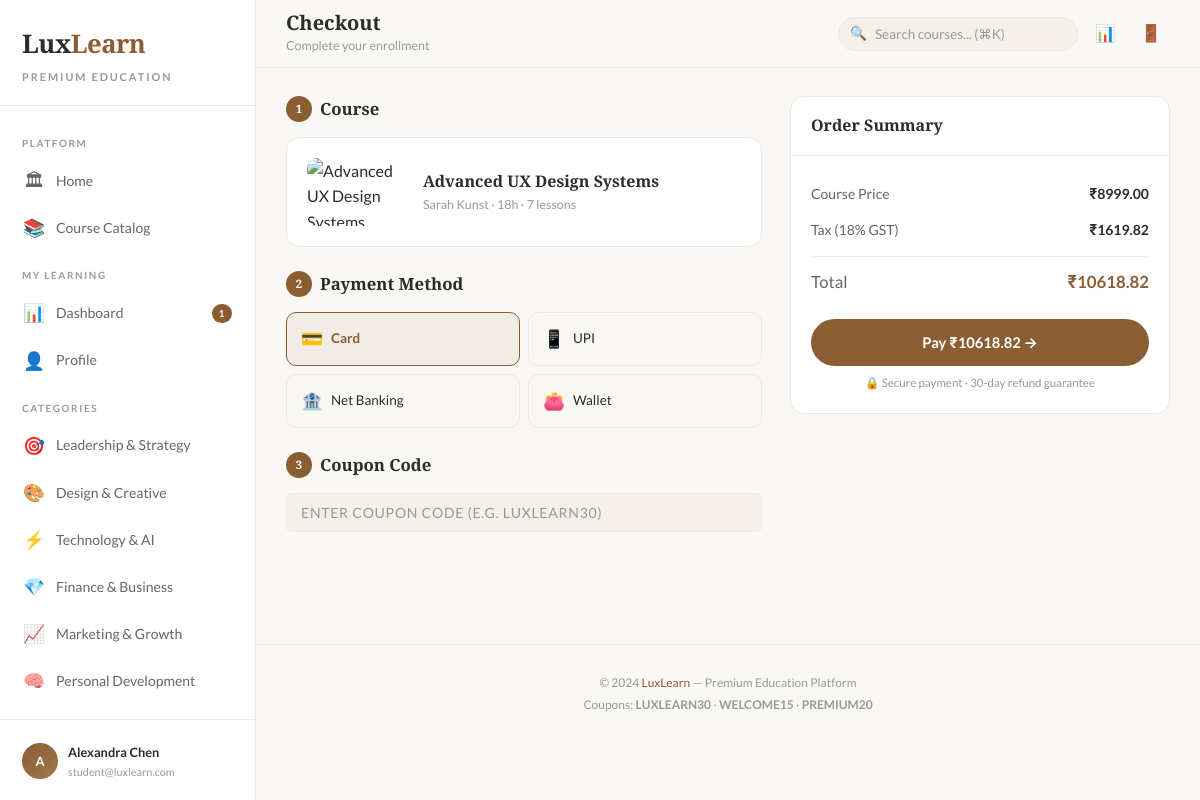
Screenshot of /checkout/advanced-ux-design-systems/ (signed in) with the database file from the repository.
### courses/models.py (models this page shows, shortened)
class Category(models.Model):
    name = models.CharField(max_length=100)
    slug = models.SlugField(unique=True, blank=True)
    icon = models.CharField(max_length=10, blank=True)
    description = models.TextField(blank=True)
    color = models.CharField(max_length=7, default='#8B5D33')
    display_order = models.IntegerField(default=0)
    is_active = models.BooleanField(default=True)
    class Meta:
        verbose_name_plural = 'Categories'
        ordering = ['display_order', 'name']

class Course(models.Model):
    LEVEL_CHOICES = [
        ('beginner', 'Beginner'),
        ('intermediate', 'Intermediate'),
        ('advanced', 'Advanced'),
        ('expert', 'Expert'),
    ]
    title = models.CharField(max_length=300)
    slug = models.SlugField(unique=True, blank=True)
    subtitle = models.CharField(max_length=500, blank=True)
    description = models.TextField()
    category = models.ForeignKey(Category, on_delete=models.CASCADE, related_name='courses')
    instructor = models.ForeignKey(InstructorProfile, on_delete=models.CASCADE, related_name='courses')
    level = models.CharField(max_length=20, choices=LEVEL_CHOICES, default='beginner')
    price = models.DecimalField(max_digits=10, decimal_places=2)
    compare_price = models.DecimalField(max_digits=10, decimal_places=2, null=True, blank=True)
    image = models.URLField()
    preview_video = models.URLField(blank=True)
    language = models.CharField(max_length=50, default='English')
    duration_hours = models.DecimalField(max_digits=5, decimal_places=1, default=0)
    tags = models.CharField(max_length=500, blank=True)
    what_you_learn = models.TextField(blank=True, help_text='One point per line')
    requirements = models.TextField(blank=True, help_text='One point per line')
    is_published = models.BooleanField(default=True)
    is_featured = models.BooleanField(default=False)
    is_bestseller = models.BooleanField(default=False)
    certificate_offered = models.BooleanField(default=True)
    max_students = models.PositiveIntegerField(default=0, help_text='0 = unlimited')
    created_at = models.DateTimeField(auto_now_add=True)
    updated_at = models.DateTimeField(auto_now=True)
    class Meta:
        ordering = ['-created_at']
    @property
    def lesson_count(self):
        return Lesson.objects.filter(module__course=self).count()
    @property
    def total_duration_display(self):
        h = int(self.duration_hours)
        m = int((self.duration_hours - h) * 60)
        if h and m:
            return f"{h}h {m}m"
        elif h:
            return f"{h}h"
        return f"{m}m"

class InstructorProfile(models.Model):
    user = models.OneToOneField(User, on_delete=models.CASCADE, related_name='instructor_profile')
    bio = models.TextField(blank=True)
    headline = models.CharField(max_length=200, blank=True)
    avatar_url = models.URLField(blank=True)
    website = models.URLField(blank=True)
    linkedin = models.URLField(blank=True)
    expertise = models.CharField(max_length=500, blank=True, help_text='Comma-separated')
    is_verified = models.BooleanField(default=False)
    created_at = models.DateTimeField(auto_now_add=True)

### courses/views.py (the view, shortened to what this page needs)
# urls.py: path('checkout/<slug:slug>/', views.checkout, name='checkout'),
@login_required
def checkout(request, slug):
    course = get_object_or_404(Course, slug=slug, is_published=True)
    if Enrollment.objects.filter(user=request.user, course=course).exists():
        messages.info(request, 'You are already enrolled in this course.')
        return redirect('course_detail', slug=slug)
    tax_rate = 0.18
    tax = round(float(course.price) * tax_rate, 2)
    total = round(float(course.price) + tax, 2)
    discount = 0
    context = {
        'course': course,
        'tax': tax,
        'total': total,
    }
    return render(request, 'courses/checkout.html', context)

### courses/context_processors.py (called while the page is built)
def global_context(request):
    ctx = {
        'nav_categories': Category.objects.filter(is_active=True)[:8],
    }
    if request.user.is_authenticated:
        ctx['enrolled_count'] = Enrollment.objects.filter(user=request.user).count()
    return ctx

### courses/templates/courses/checkout.html (shortened to what this page needs)
{% extends 'courses/base.html' %}
{% block page_title %}Checkout{% endblock %}
{% block page_sub %}Complete your enrollment{% endblock %}
{% block content %}
<form method="post">
<div class="checkout-layout">
    <div>
        <div class="checkout-section">
            <div class="checkout-section-title"><span class="step">1</span> Course</div>
            <div class="panel">
                <div class="panel-body">
                    <div style="display: flex; gap: 16px; align-items: center;">
                        <div style="width: 100px; height: 68px; border-radius: var(--radius-md); overflow: hidden; flex-shrink: 0;">
                            <img src="{{ course.image }}" alt="{{ course.title }}" style="width: 100%; height: 100%; object-fit: cover;">
                        </div>
                        <div>
                            <div style="font-family: var(--font-display); font-weight: 600;">{{ course.title }}</div>
                            <div style="font-size: 0.78rem; color: var(--charcoal-faint);">
                                {{ course.instructor.user.get_full_name }} · {{ course.total_duration_display }} · {{ course.lesson_count }} lessons
                            </div>
                        </div>
                    </div>
                </div>
            </div>
        </div>
        <div class="checkout-section">
            <div class="checkout-section-title"><span class="step">2</span> Payment Method</div>
            <div class="pay-options">
                <div class="pay-option">
                    <label for="pm_card"><span class="ico">💳</span> Card</label>
                </div>
                <div class="pay-option">
                    <label for="pm_upi"><span class="ico">📱</span> UPI</label>
                </div>
                <div class="pay-option">
                    <label for="pm_nb"><span class="ico">🏦</span> Net Banking</label>
                </div>
                <div class="pay-option">
                    <label for="pm_wallet"><span class="ico">👛</span> Wallet</label>
                </div>
            </div>
        </div>
        <div class="checkout-section">
            <div class="checkout-section-title"><span class="step">3</span> Coupon Code</div>
            <div class="form-group">
                <input type="text" name="coupon_code" class="form-input" placeholder="Enter coupon code (e.g. LUXLEARN30)" style="text-transform: uppercase; letter-spacing: 0.05em;">
            </div>
        </div>
    </div>
    <div>
        <div class="panel" style="position: sticky; top: calc(var(--topbar-h) + 28px);">
            <div class="panel-head"><h3 class="panel-title">Order Summary</h3></div>
            <div class="panel-body">
                <div class="summary-row">
                    <span class="lbl">Course Price</span>
                    <span class="val">₹{{ course.price }}</span>
                </div>
                <div class="summary-row">
                    <span class="lbl">Tax (18% GST)</span>
                    <span class="val">₹{{ tax }}</span>
                </div>
                <div class="summary-row total">
                    <span class="lbl">Total</span>
                    <span class="val">₹{{ total }}</span>
                </div>
                <button type="submit" class="btn btn-primary btn-block btn-lg mt-2">
                    Pay ₹{{ total }} →
                </button>
                <p class="text-muted text-center mt-1" style="font-size: 0.72rem;">🔒 Secure payment · 30-day refund guarantee</p>
            </div>
        </div>
    </div>
</div>
</form>
{% endblock %}

### courses/templates/courses/base.html (shortened to what this page needs)
{% load static %}
{% load course_tags %}
<!DOCTYPE html>
<html lang="en">
<head>
    <link rel="stylesheet" href="{% static 'css/luxlearn.css' %}">
</head>
<body>
<div class="app">
    <aside class="sidebar" role="navigation" aria-label="Main navigation">
        <div class="sidebar-brand">
            <a href="{% url 'home' %}">
                <h1>Lux<span>Learn</span></h1>
                <p>Premium Education</p>
            </a>
        </div>
        <nav class="sidebar-nav">
            <div class="sidebar-label">Platform</div>
            <a href="{% url 'home' %}" class="sidebar-link {% if request.resolver_match.url_name == 'home' %}active{% endif %}">
                <span class="ico">🏛</span> Home
            </a>
            <a href="{% url 'catalog' %}" class="sidebar-link {% if request.resolver_match.url_name == 'catalog' %}active{% endif %}">
                <span class="ico">📚</span> Course Catalog
            </a>
            {% if user.is_authenticated %}
            <div class="sidebar-label">My Learning</div>
            <a href="{% url 'dashboard' %}" class="sidebar-link {% if request.resolver_match.url_name == 'dashboard' %}active{% endif %}">
                <span class="ico">📊</span> Dashboard
                {% if enrolled_count %}<span class="badge">{{ enrolled_count }}</span>{% endif %}
            </a>
            <a href="{% url 'profile' %}" class="sidebar-link {% if request.resolver_match.url_name == 'profile' %}active{% endif %}">
                <span class="ico">👤</span> Profile
            </a>
            {% endif %}
            <div class="sidebar-label">Categories</div>
            {% for cat in nav_categories %}
            <a href="{% url 'catalog' %}?category={{ cat.slug }}" class="sidebar-link">
                <span class="ico">{{ cat.icon }}</span> {{ cat.name }}
            </a>
            {% endfor %}
        </nav>
        <div class="sidebar-footer">
            {% if user.is_authenticated %}
            <a href="{% url 'profile' %}" class="sidebar-user">
                <div class="user-avatar">{{ user.first_name|default:user.username|make_list|first|upper }}</div>
                <div class="user-info">
                    <div class="user-name">{{ user.first_name|default:user.username }} {{ user.last_name }}</div>
                    <div class="user-role">{{ user.email|default:"Learner" }}</div>
                </div>
            </a>
            {% else %}
            <a href="{% url 'login' %}" class="btn btn-primary btn-block btn-sm">Sign In</a>
            {% endif %}
        </div>
    </aside>
    <main class="main">
        <header class="topbar">
            <div class="topbar-left">
                <div>
                    <div class="page-title">{% block page_title %}LuxLearn{% endblock %}</div>
                    <div class="page-sub">{% block page_sub %}{% endblock %}</div>
                </div>
            </div>
            <div class="topbar-right">
                <form action="{% url 'catalog' %}" method="get" class="search-wrap">
                    <span class="search-ico">🔍</span>
                    <input type="text" name="q" class="search-input" placeholder="Search courses... (⌘K)" value="{{ request.GET.q|default:'' }}">
                </form>
                {% if user.is_authenticated %}
                <a href="{% url 'dashboard' %}" class="topbar-btn" title="Dashboard">📊</a>
                <a href="{% url 'logout' %}" class="topbar-btn" title="Sign out">🚪</a>
                {% else %}
                <a href="{% url 'login' %}" class="topbar-btn" title="Sign in">👤</a>
                {% endif %}
            </div>
        </header>
        <div class="content">
            {% block content %}{% endblock %}
        </div>
        <footer class="app-footer">
            <p>© 2024 <a href="{% url 'home' %}">LuxLearn</a> — Premium Education Platform</p>
            <p style="margin-top: 3px;">Coupons: <strong>LUXLEARN30</strong> · <strong>WELCOME15</strong> · <strong>PREMIUM20</strong></p>
        </footer>
    </main>
</div>
</body>
</html>

### rows the page displays
Category: icon "🎯", name "Leadership & Strategy"
Category: icon "🎨", name "Design & Creative"
Category: icon "⚡", name "Technology & AI"
Category: icon "💎", name "Finance & Business"
Category: icon "📈", name "Marketing & Growth"
Category: icon "🧠", name "Personal Development"
Course: title "Advanced UX Design Systems", instructor.user.get_full_name "Sarah Kunst", total_duration_display "18h", lesson_count "7", price "8999.00"

### other values shown
{{ enrolled_count }} "1"
{{ user.first_name|default:user.username|make_list|first|upper }} "A"
{{ user.first_name|default:user.username }} "Alexandra"
{{ user.last_name }} "Chen"
{{ user.email|default:"Learner" }} "student@luxlearn.com"
{{ tax }} "1619.82"
{{ total }} "10618.82"
